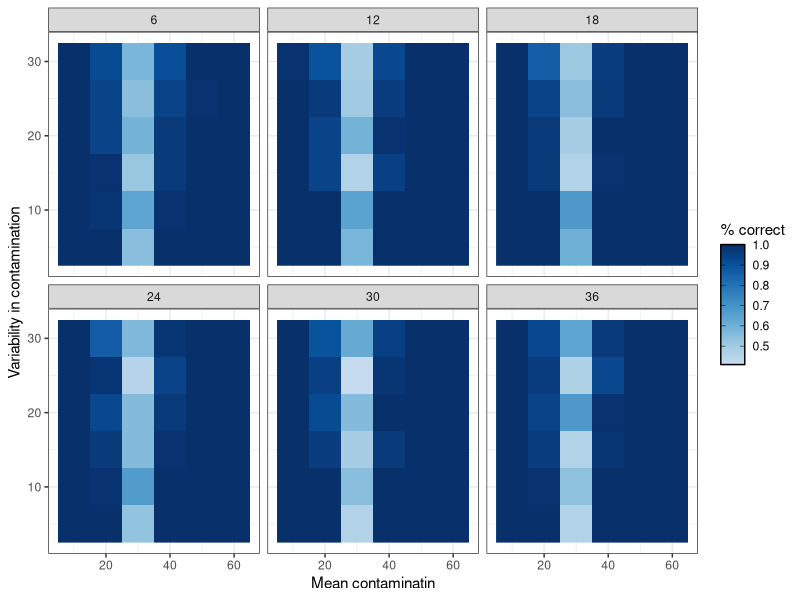
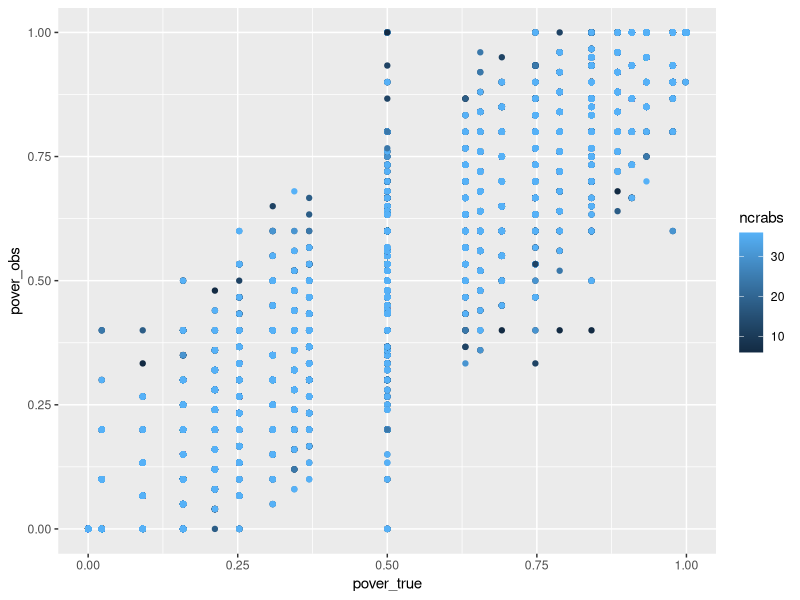

These figures' R source, in order:

# Clear workspace
rm(list = ls())

# Setup
################################################################################

# Packages
library(tidyverse)

# Directories


# Run simulations
################################################################################

# Build results container
results <- expand.grid(mean_ppm=seq(10, 60, 10),
                       sd_ppm=seq(5, 30, 5),
                       ncrabs=seq(6, 36, 6),
                       niter=1:100) %>%
  # Arrange
  arrange(mean_ppm, sd_ppm, ncrabs, niter) %>%
  # Add columns
  mutate(pover_true=NA,
         pover_obs=NA)

# Loop through result
i <- 1
for(i in 1:nrow(results)){

  # Parameters
  thresh_ppm <- 30
  mu <- results$mean_ppm[i]
  sd <- results$sd_ppm[i]
  ncrabs <- results$sd_ppm[i]

  # Derive true proportion over threshold
  pover_true <- pnorm(q=thresh_ppm, mean=mu, sd=sd)
  results$pover_true[i] <- 1 - pover_true

  # Conduct sampling
  samples <- rnorm(n=ncrabs, mean=mu, sd=sd)

  # Record sampling results
  nover_obs <- sum(samples >= thresh_ppm)
  pover_obs <- nover_obs / ncrabs
  results$pover_obs[i] <- pover_obs

  # Plot results
  if(F){
    x <- 1:100
    y <- dnorm(x=x, mean=mu, sd=sd)
    plot(y ~ x, type="l", main=paste0("Mean=", mu, " ; SD=", sd))
    abline(v=thresh_ppm, lty=3)
    points(x=samples, y=rep(0, length(samples)), pch=16)
  }

}

# Format results
################################################################################

# Format results
stats <- results %>%
  # Mutate
  mutate(action_true=ifelse(pover_true>=0.5, "close", "open"),
         action_obs=ifelse(pover_obs>=0.5, "close", "open"),
         obs_correct=ifelse(action_true==action_obs, "correct", "incorrect")) %>%
  # Add actions
  group_by(mean_ppm, sd_ppm, ncrabs) %>%
  summarize(n=n(),
            ncorrect=sum(obs_correct=="correct")) %>%
  ungroup() %>%
  mutate(pcorrect=ncorrect/n)


# Plot data
################################################################################

# Plot data
g <- ggplot(stats, aes(x=mean_ppm, y=sd_ppm, fill=pcorrect)) +
  facet_wrap(~ncrabs) +
  geom_raster() +
  # Labels
  labs(x="Mean contaminatin", y="Variability in contamination") +
  # Legend
  scale_fill_gradientn(name="% correct",
                       colors=RColorBrewer::brewer.pal(9, "Blues")[3:9]) +
  guides(fill = guide_colorbar(ticks.colour = "black", frame.colour = "black")) +
  # Theme
  theme_bw()
g

g <- ggplot(results, aes(x=pover_true, y=pover_obs, color=ncrabs)) +
  geom_point()
g


